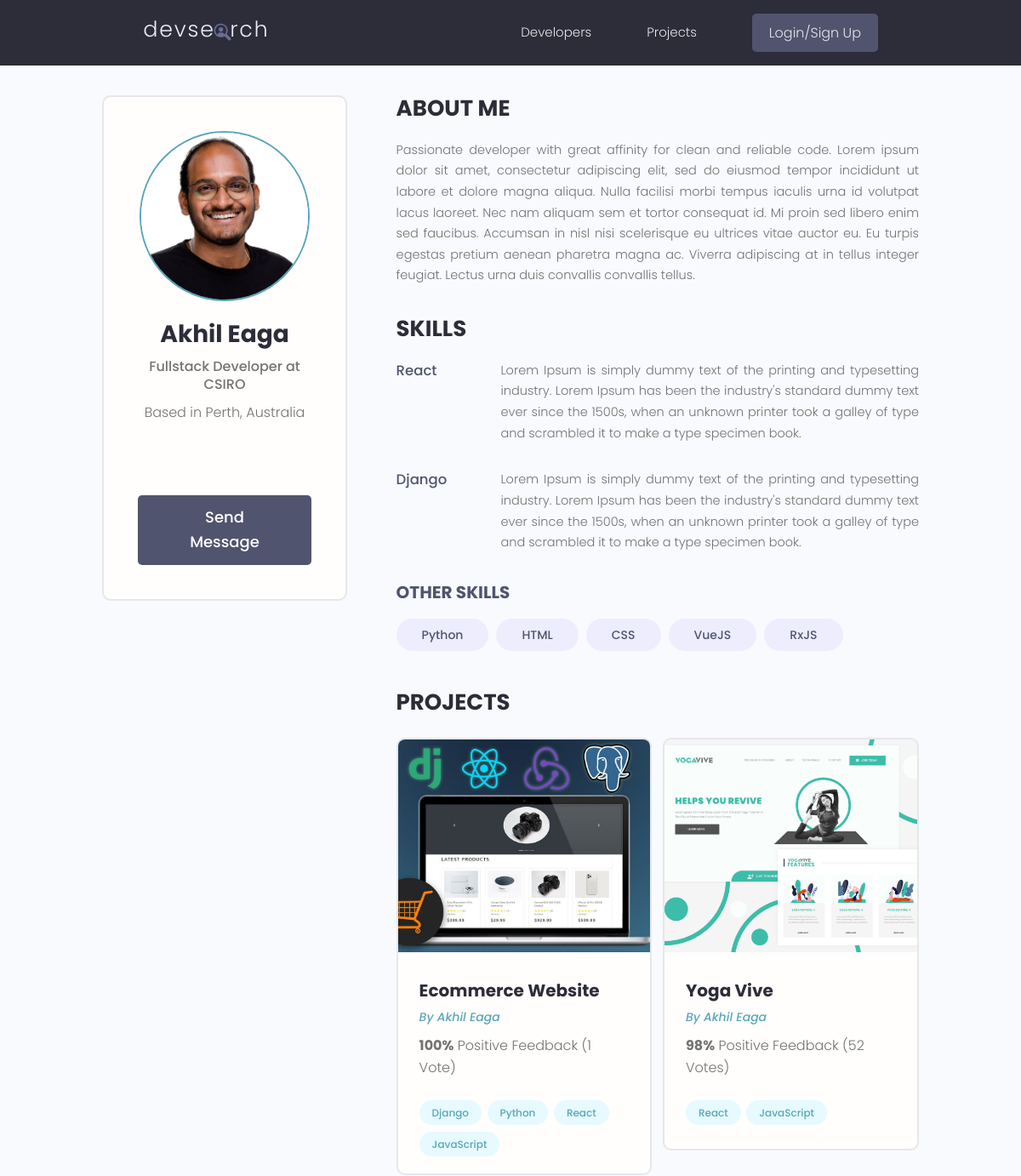
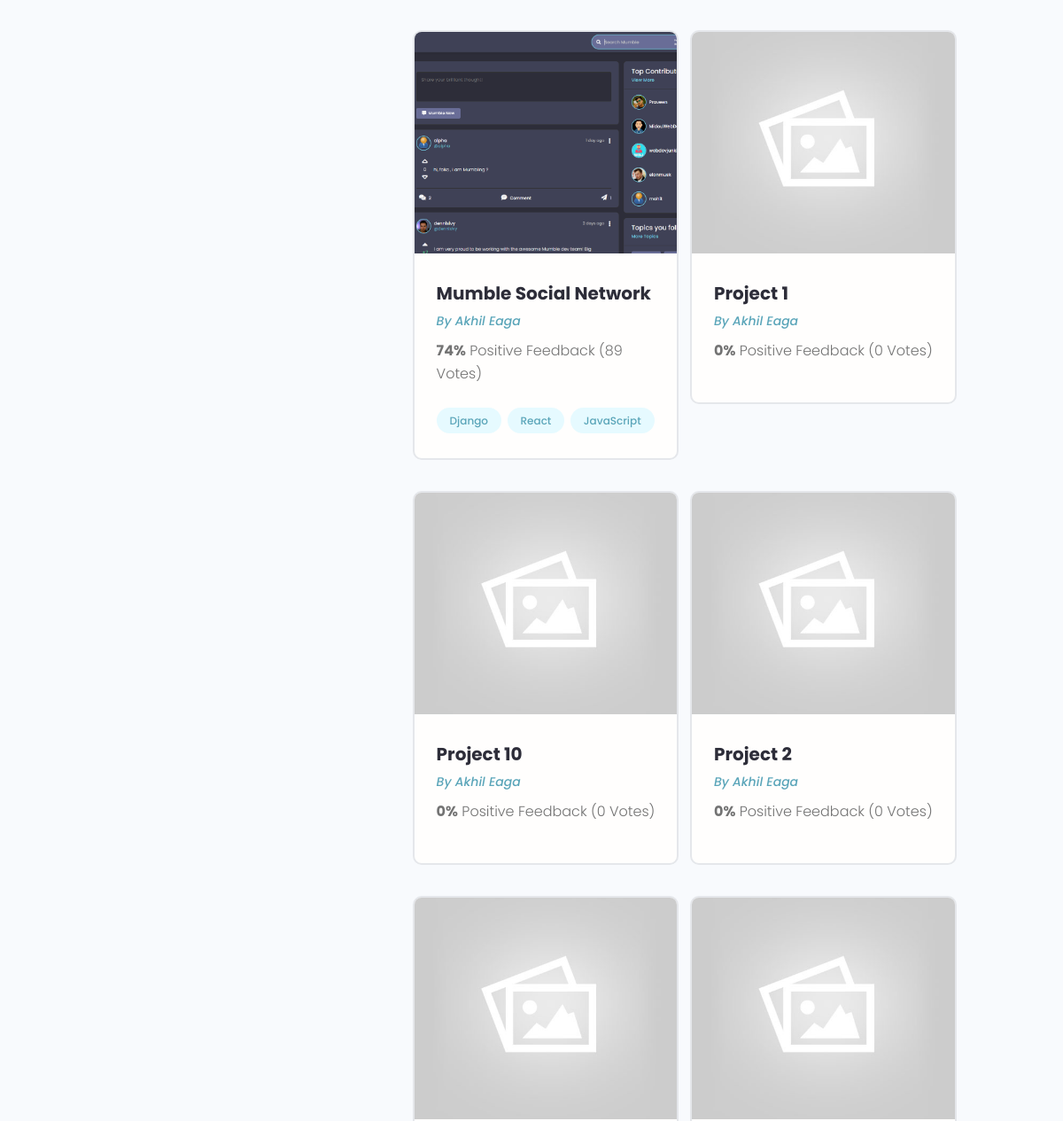
/profile/96b3d679-68b7-4550-a61b-6535b8b7a965/ (upper part), run on an earlier commit of the app's database (2 pictures, top to bottom).
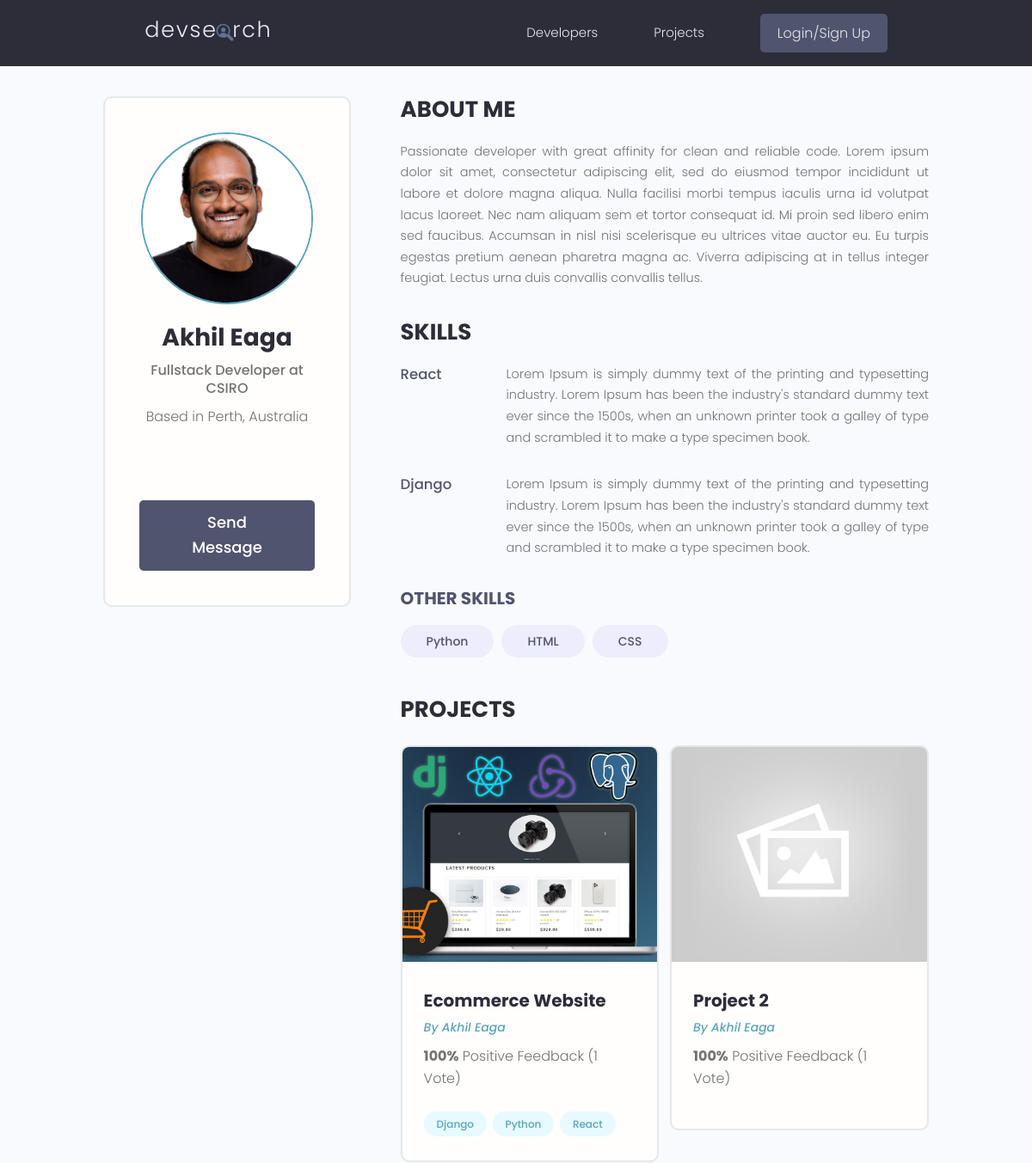
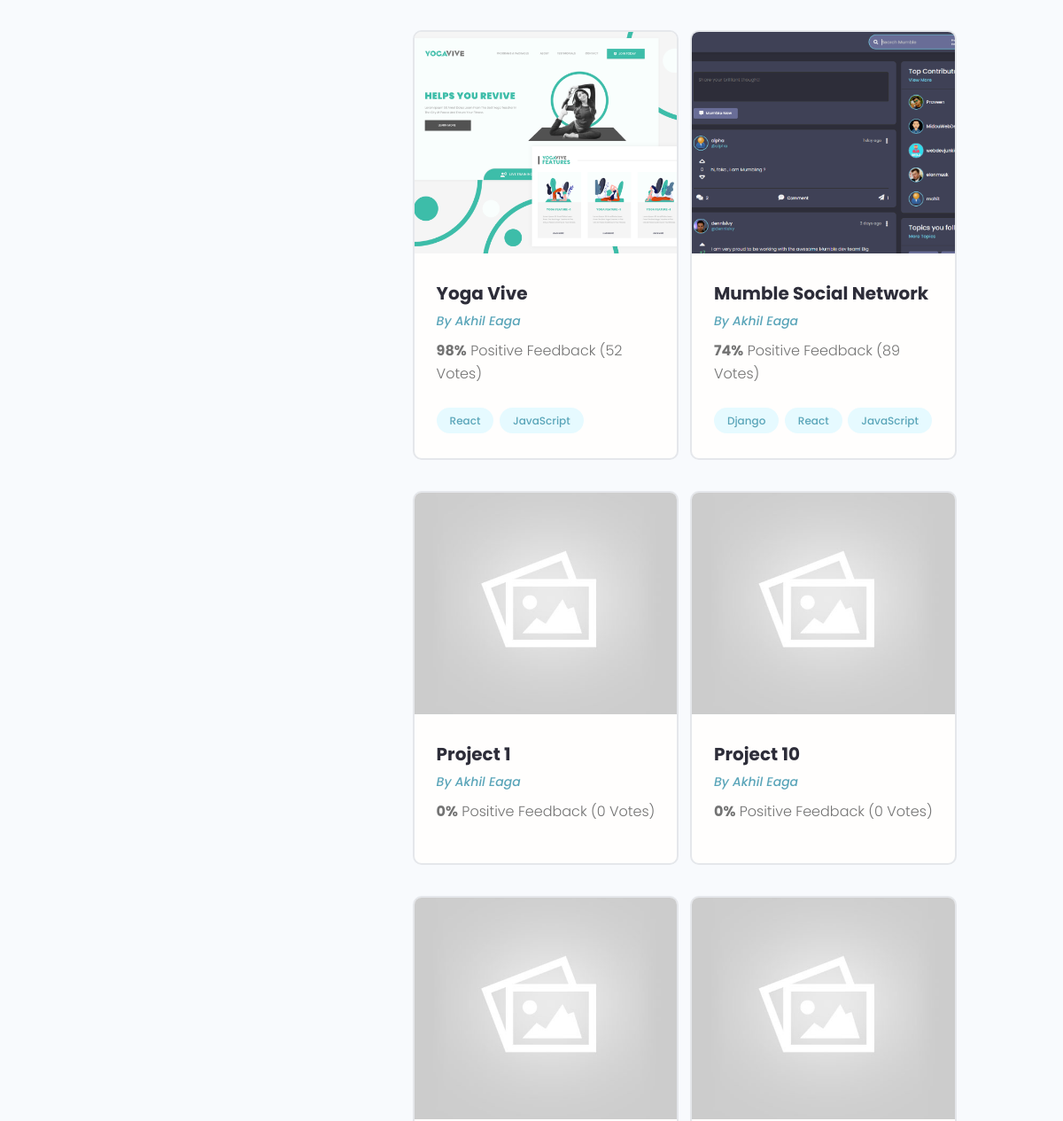
And on a later commit of the database (2 pictures, top to bottom).
### users/models.py (models this page shows, shortened)
class Skill(models.Model):
    owner = models.ForeignKey(Profile, on_delete=models.CASCADE, null=True, blank=True)
    name = models.CharField(max_length=200, null=True, blank=True)
    description = models.TextField(null=True, blank=True)
    created = models.DateTimeField(auto_now_add=True)
    id = models.UUIDField(default=uuid.uuid4, unique=True, primary_key=True, editable=False)
    def __str__(self):
        return self.name

class Profile(models.Model):
    user = models.OneToOneField(User, on_delete=models.CASCADE, null=True, blank=True)
    name = models.CharField(max_length=200, null=True, blank=True)
    email = models.EmailField(max_length=500, null=True, blank=True)
    username = models.CharField(max_length=200, null=True, blank=True)
    location = models.CharField(max_length=200, null=True, blank=True)
    short_intro = models.CharField(max_length=200, null=True, blank=True)
    bio = models.TextField(null=True, blank=True)
    profile_image = models.ImageField(null=True, blank=True, upload_to="profiles/", default="profiles/user-default.png")
    social_github = models.CharField(max_length=500, null=True, blank=True)
    social_stackoverflow = models.CharField(max_length=500, null=True, blank=True)
    social_twitter = models.CharField(max_length=500, null=True, blank=True)
    social_linkedin = models.CharField(max_length=500, null=True, blank=True)
    social_youtube = models.CharField(max_length=500, null=True, blank=True)
    social_website = models.CharField(max_length=500, null=True, blank=True)
    created = models.DateTimeField(auto_now_add=True)
    id = models.UUIDField(default=uuid.uuid4, unique=True, primary_key=True, editable=False)

### projects/models.py (models this page shows, shortened)
class Project(models.Model):
    owner = models.ForeignKey(Profile, null=True, blank=True, on_delete=models.SET_NULL)
    title = models.CharField(max_length=200)
    description = models.TextField(null=True, blank=True)
    featured_image = models.ImageField(null=True, blank=True, default="default.jpg")
    demo_link = models.CharField(max_length=2000, null=True, blank=True)
    source_link = models.CharField(max_length=2000, null=True, blank=True)
    tags = models.ManyToManyField('Tag', blank=True)
    vote_count = models.IntegerField(default=0, null=True, blank=True)
    vote_ratio = models.IntegerField(default=0, null=True, blank=True)
    created = models.DateTimeField(auto_now_add=True)
    id = models.UUIDField(default=uuid.uuid4, unique=True, primary_key=True, editable=False)
    class Meta:
        ordering = ["-vote_ratio", "-vote_count", 'title']

class Tag(models.Model):
    name = models.CharField(max_length=200)
    created = models.DateTimeField(auto_now_add=True)
    id = models.UUIDField(default=uuid.uuid4, unique=True, primary_key=True, editable=False)
    def __str__(self):
        return self.name

### users/views.py (the view)
# urls.py: path('profile/<str:pk>/', views.userProfile, name="user-profile"),
def userProfile(request, pk):
    profile = Profile.objects.get(id=pk)
    topSkills = profile.skill_set.exclude(description__exact="")
    otherSkills = profile.skill_set.filter(description="")
    context = {
        'profile': profile,
        'topSkills': topSkills,
        'otherSkills': otherSkills
    }
    return render(request, 'users/user-profile.html', context)

### users/templates/users/user-profile.html (shortened to what the changed rows need)
{% extends 'main.html' %}
{% block content %}
<main class="profile my-md">
    <div class="container">
        <div class="layout">
            <div class="column column--1of3">
                <div class="card text-center">
                    <div class="card__body dev">
                        <h2 class="dev__name">{{profile.name}}</h2>
                    </div>
                </div>
            </div>
            <div class="column column--2of3">
                <div class="devInfo">
                    <div class="devInfo__skills">
                        {% for topSkill in topSkills %}
                        <div class="devSkill">
                            <h4 class="devSkill__title">{{topSkill}}</h4>
                            <p class="devSkill__info">{{ topSkill.description }}</p>
                        </div>
                        {% endfor %}
                        <div class="devInfo__otherSkills">
                            {% for otherSkill in otherSkills %}
                            <span class="tag tag--pill tag--sub tag--lg">
                                <small>{{ otherSkill }}</small>
                            </span>
                            {% endfor %}
                        </div>
                    </div>
                </div>
                <div class="devInfo">
                    <div class="grid grid--two">
                        {% for project in profile.project_set.all %}
                        <div class="column">
                            <div class="card project">
                                <a href="{% url 'project' project.id %}" class="project">
                                    <img class="project__thumbnail" src="{{ project.featured_image.url }}"
                                        alt="project thumbnail" />
                                    <div class="card__body">
                                        <h3 class="project__title">{{project.title}}</h3>
                                        <p><a class="project__author"
                                                href="{% url 'user-profile' project.owner.id %}">By
                                                {{project.owner.name}}</a>
                                        </p>
                                        <p class="project--rating">
                                            <span style="font-weight: bold;">{{project.vote_ratio}}%</span> Positive
                                            Feedback ({{project.vote_count}} Vote{{ project.vote_count|pluralize:"s" }})
                                        </p>
                                        <div class="project__tags">
                                            {% for tag in project.tags.all %}
                                            <span class="tag tag--pill tag--main">
                                                <small>{{tag}}</small>
                                            </span>
                                            {% endfor %}
                                        </div>
                                    </div>
                                </a>
                            </div>
                        </div>
                        {% endfor %}
                    </div>
                </div>
            </div>
        </div>
    </div>
</main>
{% endblock content %}

What changed in the data, as far as the page shows it:
removed Skill: name "VueJS", shown under "OTHER SKILLS"
removed Skill: name "RxJS", shown under "OTHER SKILLS"
changed Project "Ecommerce Website": loses Tag (name "JavaScript")
changed Project "Project 2": vote_ratio "0" → "100"; vote_count "0" → "1"; moves up the list
